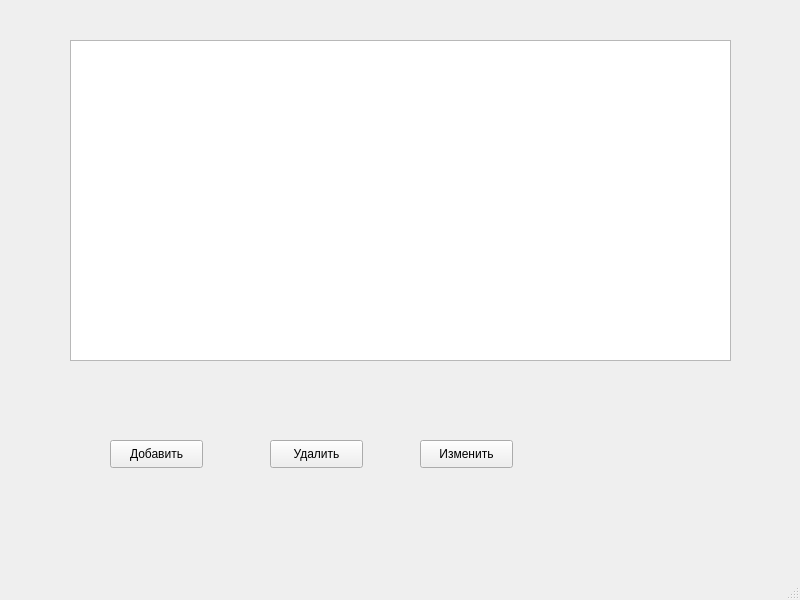
<?xml version="1.0" encoding="UTF-8"?>
<ui version="4.0">
 <class>MainWindow</class>
 <widget class="QMainWindow" name="MainWindow">
  <property name="geometry">
   <rect>
    <x>0</x>
    <y>0</y>
    <width>800</width>
    <height>600</height>
   </rect>
  </property>
  <property name="windowTitle">
   <string>MainWindow</string>
  </property>
  <widget class="QWidget" name="centralwidget">
   <widget class="QPushButton" name="pushButton">
    <property name="geometry">
     <rect>
      <x>110</x>
      <y>440</y>
      <width>93</width>
      <height>28</height>
     </rect>
    </property>
    <property name="text">
     <string>Добавить</string>
    </property>
   </widget>
   <widget class="QPushButton" name="pushButton_2">
    <property name="geometry">
     <rect>
      <x>270</x>
      <y>440</y>
      <width>93</width>
      <height>28</height>
     </rect>
    </property>
    <property name="text">
     <string>Удалить</string>
    </property>
   </widget>
   <widget class="QPushButton" name="pushButton_3">
    <property name="geometry">
     <rect>
      <x>420</x>
      <y>440</y>
      <width>93</width>
      <height>28</height>
     </rect>
    </property>
    <property name="text">
     <string>Изменить</string>
    </property>
   </widget>
   <widget class="QTableWidget" name="tableWidget">
    <property name="geometry">
     <rect>
      <x>70</x>
      <y>40</y>
      <width>661</width>
      <height>321</height>
     </rect>
    </property>
   </widget>
  </widget>
  <widget class="QStatusBar" name="statusbar"/>
 </widget>
 <resources/>
 <connections/>
</ui>
